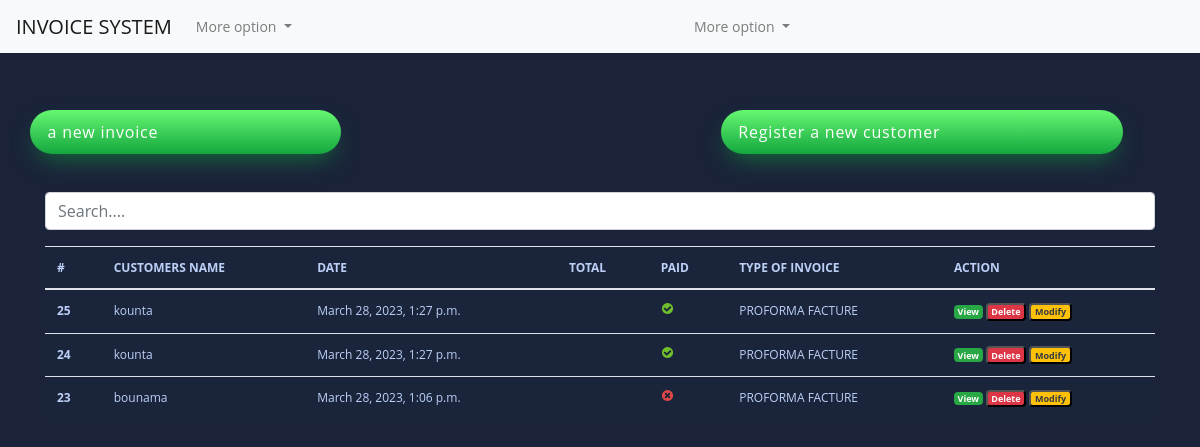
The page / on the database its author committed.
### boutique/models.py (models this page shows, shortened)
class Invoice(models.Model):
    INVOICE_TYPE = (
        ('R', 'RECU'),
        ('P', 'PROFORMA  FACTURE'),
        ('F', 'FACTURE'),
    )
    customer = models.ForeignKey(Customer, on_delete=models.PROTECT)
    save_by = models.ForeignKey(User, on_delete=models.PROTECT)
    invoice_date_time = models.DateTimeField(auto_now_add=True)
    total = models.DecimalField(max_digits=10000, decimal_places=2)
    last_update_date = models.DateTimeField(null=True, blank=True)
    paid = models.BooleanField(default=False)
    invoice_type = models.CharField(max_length=1, choices=INVOICE_TYPE)
    comments = models.TextField(null=True, max_length=2000, blank=True)

class Customer(models.Model):
    SEX_TYPES = (
        ('M', 'Masculin'),
        ('F', 'Feminin'),
    )
    name = models.CharField(max_length=200)
    email = models.EmailField()
    phone = models.CharField(max_length=100)
    address = models.CharField(max_length=200)
    sex = models.CharField(max_length=1, choices=SEX_TYPES)
    age = models.CharField(max_length=12)
    city = models.CharField(max_length=200)
    zip_code = models.CharField(max_length=30)
    created_date = models.DateTimeField(auto_now_add=True)
    save_by = models.ForeignKey(User, on_delete=models.PROTECT)
    class Meta:
        verbose_name = 'Customer'
        verbose_name_plural = 'Customers'

### boutique/views.py (the view, shortened to what this page needs)
# urls.py: path('', views.HomeView.as_view(), name='home'),
class HomeView(View):
    templates_name = 'index.html'
    invoices = Invoice.objects.select_related(
        'customer', 'save_by').all().order_by('-invoice_date_time')
    context = {
        'invoices': invoices
    }
    def get(self, request, *args, **kwargs):
        items = pagination(request, self.invoices)
        self.context['invoices'] = items
        return render(request, self.templates_name, self.context)

### boutique/utils.py (called while the page is built)
def pagination(request, invoices):
    default_page = 1
    page = request.GET.get('page', default_page)
    items_per_page = 10
    paginator = Paginator(invoices, items_per_page)
    try:
        items_page = paginator.page(page)
    except PageNotAnInteger:
        items_page = paginator.page(default_page)
    except EmptyPage:
        items_page = paginator.page(paginator.num_pages)
    return items_page

### templates/index.html (shortened to what this page needs)
{% extends "base.html" %} {% load static %} {% block content %} <br /><br />
<div class="row">
  <a href="{% url 'add-invoice' %}">
    <button class="button-88" role="button">a new invoice</button>
  </a>
  <a href="#" class="col-md-4">
  </a>
  <a href="{% url 'add-customer' %}">
    <button class="button-88" role="button">Register a new customer</button>
  </a>
</div>
<br />
<br />
<div class="form-group">
  <input
    id="search"
    class="form-control"
    type="text"
    placeholder="Search...."
  />
</div>
<div>
  <table class="table table-striped-columns">
    <thead>
      <tr>
        <th scope="col">#</th>
        <th scope="col">CUSTOMERS NAME</th>
        <th scope="col">DATE</th>
        <th scope="col">TOTAL</th>
        <th scope="col">PAID</th>
        <th scope="col">TYPE OF INVOICE</th>
        <th scope="col">ACTION</th>
      </tr>
    </thead>
    <tbody id="myTable">
      {% if invoices %} {% for facture in invoices %}
      <tr>
        <th scope="row">{{ facture.pk }}</th>
        <td>{{facture.customer.name}}</td>
        <td>{{facture.invoice_date_time}}</td>
        <td>{{ facture.get_total }}</td>
        <td>
          {% if facture.paid %}
          <img src="{% static 'images/icon-yes.svg' %}" alt="True" />
          {% else %}
          <img src="{% static 'images/icon-no.svg' %}" alt="False" />
          {% endif %}
        </td>
        <td>{{facture.get_invoice_type_display }}</td>
        <td>
          <a
            href="{% url 'view-invoice' pk=facture.pk %}"
            title="Detail"
            class="badge text-white bg-success"
            >View</a
          >
          <button
            id="btn-invoice-sup"
            type="button"
            data-toggle="modal"
            data-target="#supprimer"
            class="badge text-white bg-danger"
            title="Supprimer"
            data-id="{{ facture.pk }}"
            data-customer="{{facture.customer.name}}"
          >
            Delete
          </button>
          <button
            id="btn-invoice-mod"
            type="button"
            data-toggle="modal"
            title="Modifier"
            data-target="#modifier"
            data-id="{{facture.pk}}"
            data-customer="{{facture.customer.name}}"
            class="badge text-dark bg-warning"
          >
            Modify
          </button>
        </td>
      </tr>
      {% endfor %} {% else %}
      <p class="text-center text-white">No invoice found.</p>
      {% endif %}
    </tbody>
  </table>
</div>
<br /><br />
{% endblock %}

### templates/base.html (shortened to what this page needs)
{% load static %}
<html>
  <head>
    <link
      rel="stylesheet"
      href="https://cdn.jsdelivr.net/npm/bootstrap@4.6.2/dist/css/bootstrap.min.css"
    />
    <link rel="stylesheet" href="{% static 'style.css' %}" />
  </head>
  <body>
    <header>
      <nav class="navbar navbar-expand-lg navbar-light bg-light">
        <a class="navbar-brand" href="#">INVOICE SYSTEM</a>
        <div class="collapse navbar-collapse" id="navbarSupportedContent">
          <ul class="navbar-nav mr-auto">
            <li class="nav-item dropdown">
              <a
                class="nav-link dropdown-toggle"
                href="#"
                role="button"
                data-toggle="dropdown"
                aria-expanded="false"
              >
                More option
              </a>
            </li>
          </ul>
        </div>
        <div class="collapse navbar-collapse" id="navbarSupportedContent">
          <ul class="navbar-nav mr-auto">
            <li class="nav-item dropdown">
              <a
                class="nav-link dropdown-toggle"
                href="#"
                role="button"
                data-toggle="dropdown"
                aria-expanded="false"
              >
                More option
              </a>
            </li>
          </ul>
        </div>
      </nav>
    </header>
    <div class="wrapper">
      <br>
    </div>
    <div class="container">{% block content %} {% endblock content %}</div>
  </body>
</html>

### static/style.css (style rules this page uses)
body { margin: 0; padding: 0; font: 400 .875rem 'Open Sans', sans-serif; color: #bcd0f7; background: #1A233A; position: relative; height: 100%; }
.table { background: #1a243a; color: #bcd0f7; font-size: .75rem; }
.button-88 { display: flex; align-items: center; font-family: inherit; font-weight: 500; font-size: 16px; padding: 0.7em 11.4em 0.7em 1.1em; color: white; background: #ad5389; background: linear-gradient(0deg, rgba(20, 167, 62, 1) 0%, rgba(102, 247, 113, 1) 100%); border: none; box-shadow: 0 0.7em 1.5em -0.5em #14a73e98; letter-spacing: 0.05em; border-radius: 20em; cursor: pointer; user-select: none; -webkit-user-select: none; touch-action: manipulation; }
html, body { height: 100%; }

### rows shown on the page
Invoice: pk "25", customer.name "kounta", invoice_date_time "March 28, 2023, 1:27 p.m.", paid True (drawn), invoice_type "PROFORMA FACTURE"
Invoice: pk "24", customer.name "kounta", invoice_date_time "March 28, 2023, 1:27 p.m.", paid True (drawn), invoice_type "PROFORMA FACTURE"
Invoice: pk "23", customer.name "bounama", invoice_date_time "March 28, 2023, 1:06 p.m.", paid False (drawn), invoice_type "PROFORMA FACTURE"
